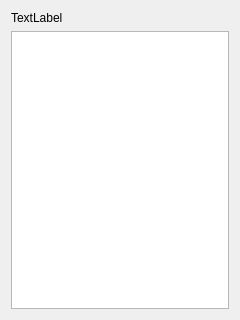
<?xml version="1.0" encoding="UTF-8"?>
<ui version="4.0">
 <class>ScrollWidget</class>
 <widget class="QWidget" name="ScrollWidget">
  <property name="geometry">
   <rect>
    <x>0</x>
    <y>0</y>
    <width>240</width>
    <height>320</height>
   </rect>
  </property>
  <property name="windowTitle">
   <string>Form</string>
  </property>
  <layout class="QVBoxLayout" name="verticalLayout">
   <item>
    <widget class="QLabel" name="lblTableName">
     <property name="text">
      <string>TextLabel</string>
     </property>
    </widget>
   </item>
   <item>
    <widget class="QTableView" name="tableView"/>
   </item>
  </layout>
 </widget>
 <resources/>
 <connections/>
</ui>
